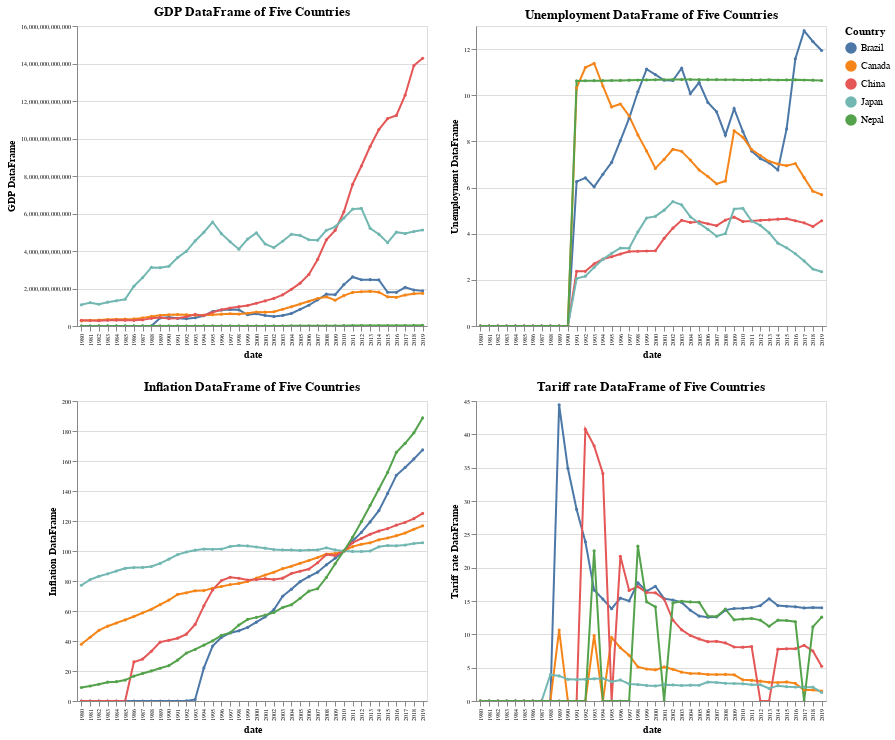

The cell this chart's notebook holds for it:
### Markdown cell above
Explore treads of different indicators across countries

### Code cell
import altair as alt
import pandas as pd

def draw_line_chart(name, df):
    df = df.reset_index()
    long_df = pd.melt(df, id_vars=['date'], var_name='Country', value_name=f'{name}')
    chart = alt.Chart(long_df).mark_line(point={'size': 10}).encode(
        x='date:O',  # 'date:T' if the year is in datetime format
        y=f'{name}:Q',
        color='Country:N',
        tooltip=['Country', 'date', f'{name}']
    ).properties(
        title=f'{name} of Five Countries',
        width=350,  # 设置宽度为300
        height=300  # 设置高度为200
    ).interactive()
    return chart

charts = [draw_line_chart(name, df) for name, df in dfs.items()]

# 将图表组织成四个部分，每部分放置两张图，并设置滚动范围
grid = alt.vconcat(
    alt.hconcat(*charts[:2]),
    alt.hconcat(*charts[2:4])
).configure_axis(
    labelFontSize=6,  # 设置坐标轴标签字体大小为10
    titleFontSize=10  # 设置坐标轴标题字体大小为12
)


grid.display()

### Figure 1 — Vega-Lite specification as saved in the notebook (floating-point values rounded to 4 significant figures; data arrays with more than 128 entries replaced by an {"elided": "..."} marker saying what was removed)
{"config": {"view": {"continuousWidth": 300, "continuousHeight": 300}, "axis": {"labelFontSize": 6, "titleFontSize": 10}}, "vconcat": [{"hconcat": [{"data": {"name": "data-760f81df3928e43ffbb742447a6f0ecf"}, "mark": {"type": "line", "point": {"size": 10}}, "encoding": {"color": {"field": "Country", "type": "nominal"}, "tooltip": [{"field": "Country", "type": "nominal"}, {"field": "date", "type": "quantitative"}, {"field": "GDP DataFrame", "type": "quantitative"}], "x": {"field": "date", "type": "ordinal"}, "y": {"field": "GDP DataFrame", "type": "quantitative"}}, "height": 300, "name": "view_1", "title": "GDP DataFrame of Five Countries", "width": 350}, {"data": {"name": "data-2cb18e89d17bcf78fe806101fa97be6a"}, "mark": {"type": "line", "point": {"size": 10}}, "encoding": {"color": {"field": "Country", "type": "nominal"}, "tooltip": [{"field": "Country", "type": "nominal"}, {"field": "date", "type": "quantitative"}, {"field": "Unemployment DataFrame", "type": "quantitative"}], "x": {"field": "date", "type": "ordinal"}, "y": {"field": "Unemployment DataFrame", "type": "quantitative"}}, "height": 300, "name": "view_2", "title": "Unemployment DataFrame of Five Countries", "width": 350}]}, {"hconcat": [{"data": {"name": "data-c028188cf3e761b152b0217e5b521862"}, "mark": {"type": "line", "point": {"size": 10}}, "encoding": {"color": {"field": "Country", "type": "nominal"}, "tooltip": [{"field": "Country", "type": "nominal"}, {"field": "date", "type": "quantitative"}, {"field": "Inflation DataFrame", "type": "quantitative"}], "x": {"field": "date", "type": "ordinal"}, "y": {"field": "Inflation DataFrame", "type": "quantitative"}}, "height": 300, "name": "view_3", "title": "Inflation DataFrame of Five Countries", "width": 350}, {"data": {"name": "data-a04af080935db5de397004c779c7afa6"}, "mark": {"type": "line", "point": {"size": 10}}, "encoding": {"color": {"field": "Country", "type": "nominal"}, "tooltip": [{"field": "Country", "type": "nominal"}, {"field": "date", "type": "quantitative"}, {"field": "Tariff rate DataFrame", "type": "quantitative"}], "x": {"field": "date", "type": "ordinal"}, "y": {"field": "Tariff rate DataFrame", "type": "quantitative"}}, "height": 300, "name": "view_4", "title": "Tariff rate DataFrame of Five Countries", "width": 350}]}], "params": [{"name": "param_1", "select": {"type": "interval", "encodings": ["x", "y"]}, "bind": "scales", "views": ["view_1"]}, {"name": "param_2", "select": {"type": "interval", "encodings": ["x", "y"]}, "bind": "scales", "views": ["view_2"]}, {"name": "param_3", "select": {"type": "interval", "encodings": ["x", "y"]}, "bind": "scales", "views": ["view_3"]}, {"name": "param_4", "select": {"type": "interval", "encodings": ["x", "y"]}, "bind": "scales", "views": ["view_4"]}], "$schema": "https://vega.github.io/schema/vega-lite/v5.17.0.json", "datasets": {"data-760f81df3928e43ffbb742447a6f0ecf": {"elided": "200 records"}, "data-2cb18e89d17bcf78fe806101fa97be6a": {"elided": "200 records"}, "data-c028188cf3e761b152b0217e5b521862": {"elided": "200 records"}, "data-a04af080935db5de397004c779c7afa6": {"elided": "200 records"}}}
